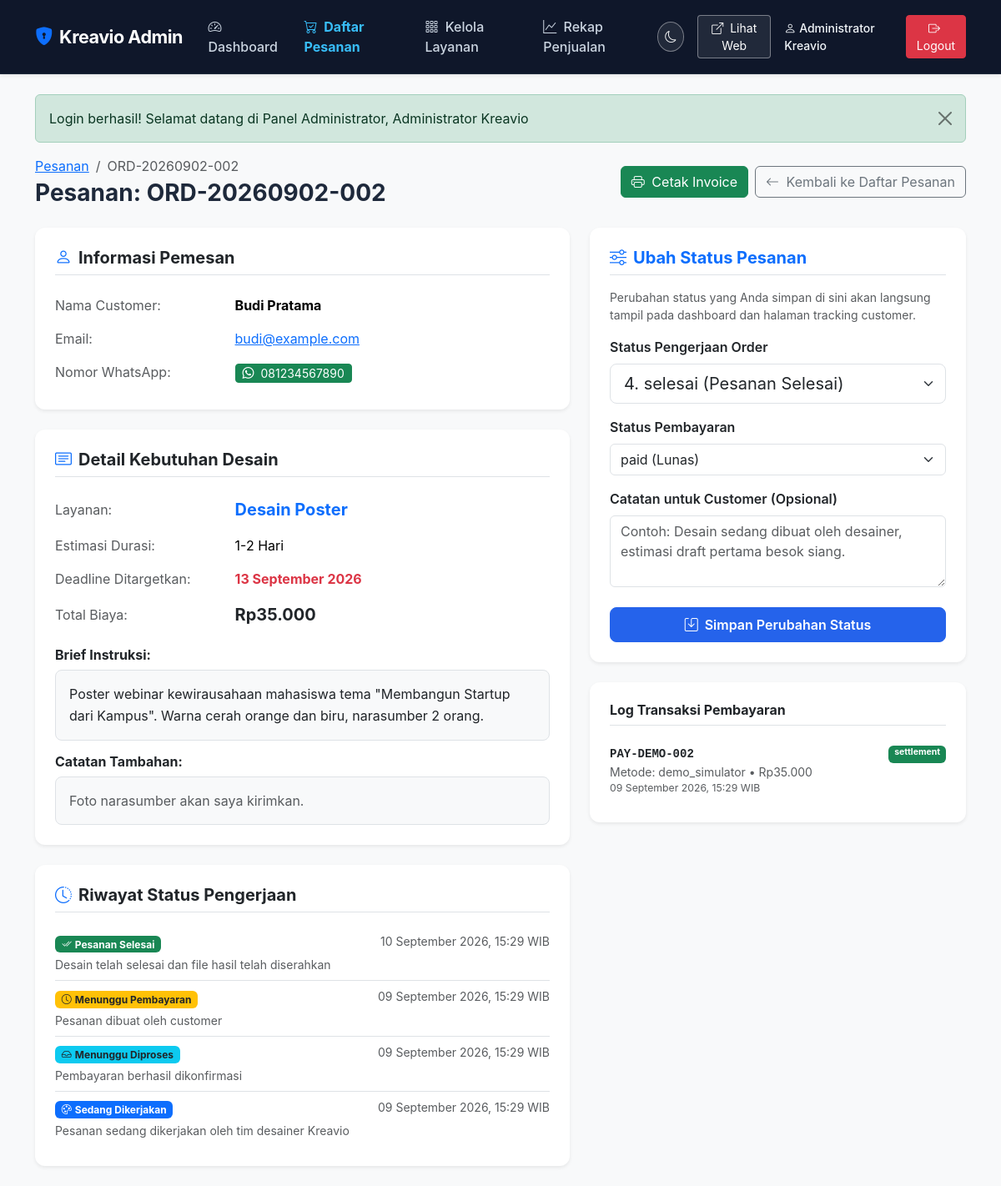
/admin/order-detail.php?id=2 (signed in), run on the app's committed database.
### tables this page shows
CREATE TABLE IF NOT EXISTS `orders` (
  `id` INT UNSIGNED NOT NULL AUTO_INCREMENT,
  `order_number` VARCHAR(50) NOT NULL,
  `user_id` INT UNSIGNED NOT NULL,
  `service_id` INT UNSIGNED NOT NULL,
  `deadline` DATE NOT NULL,
  `brief` TEXT NOT NULL,
  `notes` TEXT NULL,
  `total` INT UNSIGNED NOT NULL,
  `payment_status` VARCHAR(30) NOT NULL DEFAULT 'pending_payment',
  `order_status` VARCHAR(30) NOT NULL DEFAULT 'pending_payment',
  `created_at` DATETIME NOT NULL DEFAULT CURRENT_TIMESTAMP,
  `updated_at` DATETIME NOT NULL DEFAULT CURRENT_TIMESTAMP ON UPDATE CURRENT_TIMESTAMP,
  PRIMARY KEY (`id`),
  UNIQUE KEY `idx_orders_number` (`order_number`),
  KEY `idx_orders_user` (`user_id`),
  KEY `idx_orders_service` (`service_id`),
  KEY `idx_orders_created_at` (`created_at`),
  CONSTRAINT `fk_orders_user` FOREIGN KEY (`user_id`) REFERENCES `users` (`id`) ON DELETE CASCADE ON UPDATE CASCADE,
  CONSTRAINT `fk_orders_service` FOREIGN KEY (`service_id`) REFERENCES `services` (`id`) ON DELETE RESTRICT ON UPDATE CASCADE
);

CREATE TABLE IF NOT EXISTS `users` (
  `id` INT UNSIGNED NOT NULL AUTO_INCREMENT,
  `name` VARCHAR(100) NOT NULL,
  `email` VARCHAR(100) NOT NULL,
  `password` VARCHAR(255) NOT NULL,
  `phone` VARCHAR(25) NOT NULL,
  `created_at` DATETIME NOT NULL DEFAULT CURRENT_TIMESTAMP,
  PRIMARY KEY (`id`),
  UNIQUE KEY `idx_users_email` (`email`)
);

CREATE TABLE IF NOT EXISTS `services` (
  `id` INT UNSIGNED NOT NULL AUTO_INCREMENT,
  `name` VARCHAR(100) NOT NULL,
  `description` TEXT NOT NULL,
  `price` INT UNSIGNED NOT NULL,
  `duration` VARCHAR(50) NOT NULL,
  `active` TINYINT(1) NOT NULL DEFAULT 1,
  `created_at` DATETIME NOT NULL DEFAULT CURRENT_TIMESTAMP,
  PRIMARY KEY (`id`)
);

CREATE TABLE IF NOT EXISTS `order_status_logs` (
  `id` INT UNSIGNED NOT NULL AUTO_INCREMENT,
  `order_id` INT UNSIGNED NOT NULL,
  `status` VARCHAR(50) NOT NULL,
  `note` TEXT NULL,
  `created_at` DATETIME NOT NULL DEFAULT CURRENT_TIMESTAMP,
  PRIMARY KEY (`id`),
  KEY `idx_logs_order` (`order_id`),
  CONSTRAINT `fk_logs_order` FOREIGN KEY (`order_id`) REFERENCES `orders` (`id`) ON DELETE CASCADE ON UPDATE CASCADE
);

CREATE TABLE IF NOT EXISTS `payments` (
  `id` INT UNSIGNED NOT NULL AUTO_INCREMENT,
  `order_id` INT UNSIGNED NOT NULL,
  `transaction_id` VARCHAR(100) NOT NULL,
  `payment_type` VARCHAR(50) NOT NULL,
  `amount` INT UNSIGNED NOT NULL,
  `status` VARCHAR(50) NOT NULL,
  `paid_at` DATETIME NULL,
  `created_at` DATETIME NOT NULL DEFAULT CURRENT_TIMESTAMP,
  PRIMARY KEY (`id`),
  KEY `idx_payments_order` (`order_id`),
  CONSTRAINT `fk_payments_order` FOREIGN KEY (`order_id`) REFERENCES `orders` (`id`) ON DELETE CASCADE ON UPDATE CASCADE
);

### admin/order-detail.php (the view, shortened to what the rows shown need)
<?php
require_once __DIR__ . '/../config/config.php';
require_once __DIR__ . '/../config/database.php';
require_once __DIR__ . '/../includes/admin-auth.php';
$orderId     = isset($_GET['id']) ? (int)$_GET['id'] : 0;
if ($orderId > 0) {
    $stmt = $pdo->prepare("
        SELECT o.*,
               u.name as customer_name, u.email as customer_email, u.phone as customer_phone,
               s.name as service_name, s.duration as service_duration
        FROM orders o
        JOIN users u ON o.user_id = u.id
        JOIN services s ON o.service_id = s.id
        WHERE o.id = ?
    ");
    $stmt->execute([$orderId]);
}
$order = $stmt->fetch();
$logsStmt = $pdo->prepare("SELECT * FROM order_status_logs WHERE order_id = ? ORDER BY created_at DESC");
$logsStmt->execute([$order['id']]);
$statusLogs = $logsStmt->fetchAll();
$payStmt = $pdo->prepare("SELECT * FROM payments WHERE order_id = ? ORDER BY created_at DESC");
$payStmt->execute([$order['id']]);
$payments = $payStmt->fetchAll();
require_once __DIR__ . '/../includes/admin-header.php';
?>
    <div class="container py-4">
        <div class="d-flex flex-column flex-md-row justify-content-between align-items-md-center mb-4">
            <div>
                <nav aria-label="breadcrumb">
                    <ol class="breadcrumb mb-1">
                        <li class="breadcrumb-item"><a href="<?= base_url('admin/orders.php') ?>">Pesanan</a></li>
                        <li class="breadcrumb-item active"><?= e($order['order_number']) ?></li>
                    </ol>
                </nav>
                <h3 class="fw-bold mb-0">Pesanan: <?= e($order['order_number']) ?></h3>
            </div>
        </div>
        <div class="row g-4">
            <div class="col-lg-7">
                <div class="card shadow-sm border-0 p-4 mb-4">
                    <div class="table-responsive">
                        <table class="table table-borderless align-middle mb-0">
                            <tbody>
                                <tr>
                                    <td class="text-muted ps-0" style="width: 35%;">Nama Customer:</td>
                                    <td class="fw-bold"><?= e($order['customer_name']) ?></td>
                                </tr>
                                <tr>
                                    <td><a href="mailto:<?= e($order['customer_email']) ?>"><?= e($order['customer_email']) ?></a></td>
                                </tr>
                                <tr>
                                    <td>
                                        <a href="https://wa.me/<?= format_whatsapp_number($order['customer_phone']) ?>?text=Halo%20<?= urlencode($order['customer_name']) ?>%20dari%20Kreavio%20mengenai%20pesanan%20<?= urlencode($order['order_number']) ?>" target="_blank" class="btn btn-sm btn-success py-0 px-2">
                                            <i class="bi bi-whatsapp me-1"></i> <?= e($order['customer_phone']) ?>
                                        </a>
                                    </td>
                                </tr>
                            </tbody>
                        </table>
                    </div>
                </div>
                <div class="card shadow-sm border-0 p-4 mb-4">
                    <div class="table-responsive mb-3">
                        <table class="table table-borderless align-middle mb-0">
                            <tbody>
                                <tr>
                                    <td class="text-muted ps-0" style="width: 35%;">Layanan:</td>
                                    <td class="fw-bold fs-5 text-primary"><?= e($order['service_name']) ?></td>
                                </tr>
                                <tr>
                                    <td class="text-muted ps-0">Estimasi Durasi:</td>
                                    <td><?= e($order['service_duration']) ?></td>
                                </tr>
                                <tr>
                                    <td class="text-muted ps-0">Deadline Ditargetkan:</td>
                                    <td class="fw-bold text-danger"><?= date('d F Y', strtotime($order['deadline'])) ?></td>
                                </tr>
                                <tr>
                                    <td class="text-muted ps-0">Total Biaya:</td>
                                    <td class="fw-bold fs-5 text-dark"><?= format_rupiah($order['total']) ?></td>
                                </tr>
                            </tbody>
                        </table>
                    </div>
                    <div class="p-3 bg-light rounded-3 mb-3 border">
                        <p class="mb-0" style="white-space: pre-wrap; line-height: 1.6;"><?= e($order['brief']) ?></p>
                    </div>
                    <?php if (!empty($order['notes'])): ?>
                        <h6 class="fw-bold mb-2">Catatan Tambahan:</h6>
                        <div class="p-3 bg-light rounded-3 border">
                            <p class="mb-0 text-muted" style="white-space: pre-wrap;"><?= e($order['notes']) ?></p>
                        </div>
                    <?php endif; ?>
                </div>
                <div class="card shadow-sm border-0 p-4">
                    <div class="list-group list-group-flush">
                        <?php foreach ($statusLogs as $log): ?>
                            <div class="list-group-item px-0 py-2 d-flex justify-content-between align-items-start bg-transparent">
                                <div>
                                    <div class="mb-1"><?= get_order_status_badge($log['status']) ?></div>
                                    <div class="small text-muted"><?= e($log['note'] ?: '-') ?></div>
                                </div>
                                <span class="small text-muted"><?= format_date($log['created_at']) ?></span>
                            </div>
                        <?php endforeach; ?>
                    </div>
                </div>
            </div>
            <div class="col-lg-5">
                <div class="card shadow-sm border-0 p-4 mb-4">
                    <form method="POST" action="">
                        <div class="mb-3">
                            <label for="order_status" class="form-label fw-semibold">Status Pengerjaan Order</label>
                            <select class="form-select form-select-lg" id="order_status" name="order_status" required>
                                <option value="selesai" <?= ($order['order_status'] === 'selesai') ? 'selected' : '' ?>>
                                    4. selesai (Pesanan Selesai)
                                </option>
                            </select>
                        </div>
                        <div class="mb-3">
                            <label for="payment_status" class="form-label fw-semibold">Status Pembayaran</label>
                            <select class="form-select" id="payment_status" name="payment_status" required>
                                <option value="paid" <?= ($order['payment_status'] === 'paid') ? 'selected' : '' ?>>
                                    paid (Lunas)
                                </option>
                            </select>
                        </div>
                    </form>
                </div>
                <div class="card shadow-sm border-0 p-4">
                    <?php if (empty($payments)): ?>
                        <p class="small text-muted mb-0">Belum ada transaksi pembayaran yang tercatat.</p>
                    <?php else: ?>
                        <div class="list-group list-group-flush">
                            <?php foreach ($payments as $pay): ?>
                                <div class="list-group-item px-0 py-2 small bg-transparent">
                                    <div class="d-flex justify-content-between">
                                        <strong class="font-monospace"><?= e($pay['transaction_id']) ?></strong>
                                        <span class="badge bg-success"><?= e($pay['status']) ?></span>
                                    </div>
                                    <div class="text-muted">
                                        Metode: <?= e($pay['payment_type']) ?> &bull; <?= format_rupiah($pay['amount']) ?>
                                    </div>
                                    <div class="text-muted small">
                                        <?= format_date($pay['paid_at'] ?: $pay['created_at']) ?>
                                    </div>
                                </div>
                            <?php endforeach; ?>
                        </div>
                    <?php endif; ?>
                </div>
            </div>
        </div>
    </div>
<?php require_once __DIR__ . '/../includes/admin-footer.php'; ?>

### includes/admin-header.php (shortened to what the rows shown need)
<?php
require_once __DIR__ . '/../config/config.php';
require_once __DIR__ . '/../config/database.php';
require_once __DIR__ . '/../includes/admin-auth.php';
$admin = current_admin($pdo);
?>
<!DOCTYPE html>
<html lang="id">
<head>
    <link href="https://cdn.jsdelivr.net/npm/bootstrap@5.3.2/dist/css/bootstrap.min.css" rel="stylesheet">
    <link rel="stylesheet" href="https://cdn.jsdelivr.net/npm/bootstrap-icons@1.11.3/font/bootstrap-icons.min.css">
    <link rel="stylesheet" href="<?= asset_url('css/style.css?v=' . filemtime(__DIR__ . '/../assets/css/style.css')) ?>">
</head>
<body class="bg-light">
    <nav class="navbar navbar-expand-lg navbar-dark bg-dark navbar-admin sticky-top shadow-sm">
        <div class="container">
            <div class="collapse navbar-collapse" id="adminNavbar">
                <div class="d-flex align-items-center gap-3">
                    <button type="button" class="btn btn-sm btn-outline-light theme-toggle-btn px-2" onclick="toggleTheme()" title="Ganti Mode Tampilan" aria-label="Ganti Mode Tampilan">
                        <i class="bi bi-moon"></i>
                    </button>
                    <a href="<?= base_url('index.php') ?>" target="_blank" class="btn btn-sm btn-outline-light">
                        <i class="bi bi-box-arrow-up-right me-1"></i> Lihat Web
                    </a>
                    <span class="admin-user-badge small text-white"><i class="bi bi-person me-1"></i><?= e($admin['name']) ?></span>
                    <a href="<?= base_url('admin/logout.php') ?>" class="btn btn-sm btn-danger">
                        <i class="bi bi-box-arrow-right me-1"></i> Logout
                    </a>
                </div>
            </div>
        </div>
    </nav>

### config/config.php (shortened to what the rows shown need)
<?php
function base_url($path = '') {
    return BASE_URL . ltrim($path, '/');
}
function asset_url($path = '') {
    return BASE_URL . 'assets/' . ltrim($path, '/');
}
function e($string) {
    return htmlspecialchars((string)($string ?? ''), ENT_QUOTES, 'UTF-8');
}
function format_rupiah($number) {
    return 'Rp' . number_format((float)$number, 0, ',', '.');
}
function format_date($datetime) {
    $timestamp = strtotime($datetime);
    $bulan = [
        1 => 'Januari', 'Februari', 'Maret', 'April', 'Mei', 'Juni',
        'Juli', 'Agustus', 'September', 'Oktober', 'November', 'Desember'
    ];
    $d = date('d', $timestamp);
    $m = $bulan[(int)date('m', $timestamp)];
    $y = date('Y', $timestamp);
    $t = date('H:i', $timestamp);
    return "$d $m $y, $t WIB";
}
function get_order_status_badge($status) {
    switch ($status) {
        case 'pending_payment':
            return '<span class="badge bg-warning text-dark"><i class="bi bi-clock me-1"></i>Menunggu Pembayaran</span>';
        case 'menunggu_proses':
            return '<span class="badge bg-info text-dark"><i class="bi bi-inbox me-1"></i>Menunggu Diproses</span>';
        case 'sedang_dikerjakan':
            return '<span class="badge bg-primary"><i class="bi bi-palette me-1"></i>Sedang Dikerjakan</span>';
        case 'selesai':
            return '<span class="badge bg-success"><i class="bi bi-check2-all me-1"></i>Pesanan Selesai</span>';
    }
}
function format_whatsapp_number($phone) {
    $clean = preg_replace('/[^0-9]/', '', (string)$phone);
    if (str_starts_with($clean, '0')) {
        $clean = '62' . substr($clean, 1);
    }
    return $clean;
}

### data on the page
orders: order_number "ORD-20260902-002", user.name "Budi Pratama", user.email "budi@example.com", user.phone "081234567890", service.name "Desain Poster", service.duration "1-2 Hari", deadline "13 September 2026", total "Rp35.000", brief "Poster webinar kewirausahaan mahasiswa tema \"Membangun Startup dari Kampus\". Warna cerah orange dan biru, narasumber 2 orang.", notes "Foto narasumber akan saya kirimkan.", order_status "4. selesai (Pesanan Selesai)", payment_status "paid (Lunas)"
order_status_logs: status "selesai" (drawn), note "Desain telah selesai dan file hasil telah diserahkan", created_at "10 September 2026, 15:29 WIB"
order_status_logs: status "pending_payment" (drawn), note "Pesanan dibuat oleh customer", created_at "09 September 2026, 15:29 WIB"
order_status_logs: status "menunggu_proses" (drawn), note "Pembayaran berhasil dikonfirmasi", created_at "09 September 2026, 15:29 WIB"
order_status_logs: shows "Sedang Dikerjakan", note "Pesanan sedang dikerjakan oleh tim desainer Kreavio", created_at "09 September 2026, 15:29 WIB"
payments: transaction "PAY-DEMO-002", status "settlement", payment_type "demo_simulator", amount "Rp35.000", paid_at "09 September 2026, 15:29 WIB"

### other printed values
$admin['name'] "Administrator Kreavio"
$msg "Login berhasil! Selamat datang di Panel Administrator, Administrator Kreavio"
